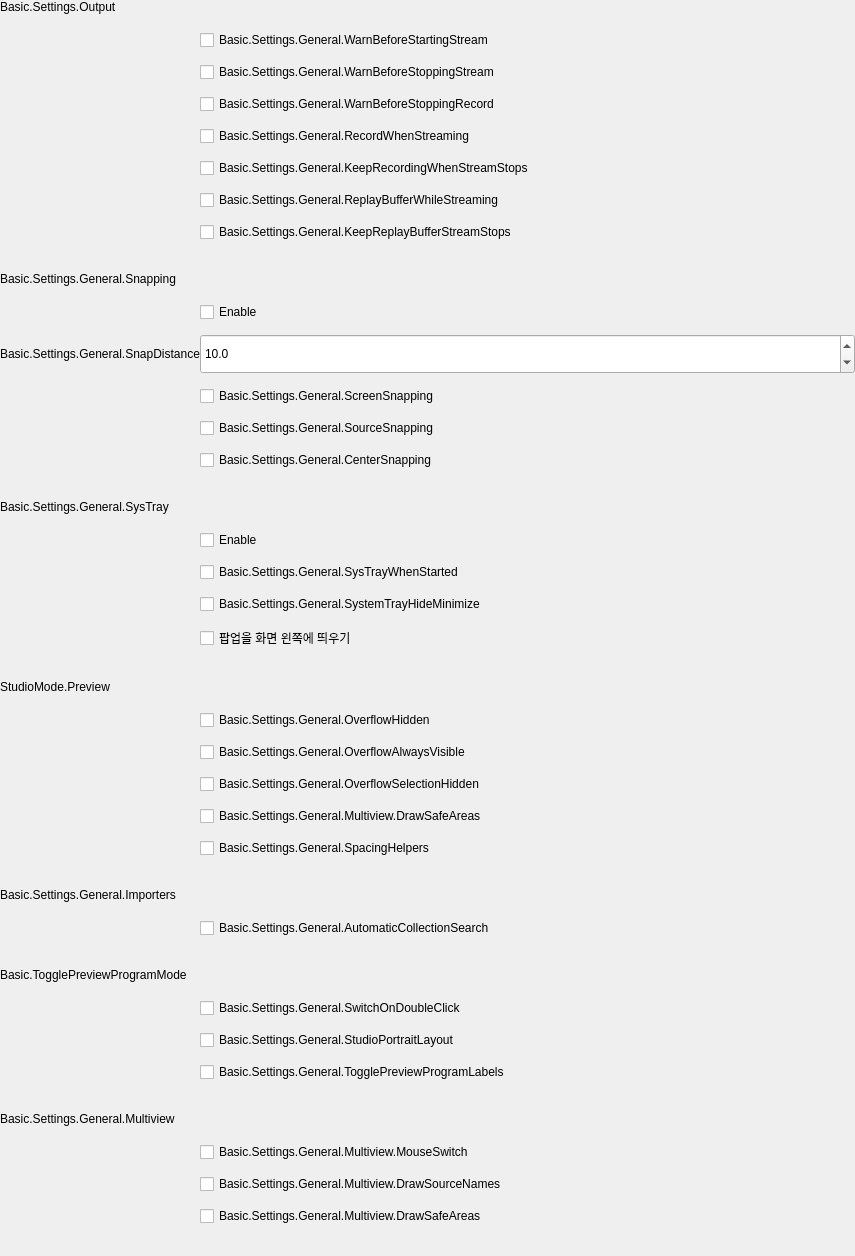
        <widget class="QWidget" name="widget_AdvanceProgramSettings" native="true">
         <property name="enabled">
          <bool>true</bool>
         </property>
         <property name="maximumSize">
          <size>
           <width>16777215</width>
           <height>16777215</height>
          </size>
         </property>
         <layout class="QVBoxLayout" name="verticalLayout_6">
          <property name="spacing">
           <number>30</number>
          </property>
          <property name="leftMargin">
           <number>0</number>
          </property>
          <property name="topMargin">
           <number>0</number>
          </property>
          <property name="rightMargin">
           <number>0</number>
          </property>
          <property name="bottomMargin">
           <number>30</number>
          </property>
          <item>
           <widget class="QWidget" name="widget__Output" native="true">
            <layout class="QGridLayout" name="gridLayout_9">
             <property name="leftMargin">
              <number>0</number>
             </property>
             <property name="topMargin">
              <number>0</number>
             </property>
             <property name="rightMargin">
              <number>0</number>
             </property>
             <property name="bottomMargin">
              <number>0</number>
             </property>
             <property name="horizontalSpacing">
              <number>0</number>
             </property>
             <property name="verticalSpacing">
              <number>12</number>
             </property>
             <item row="5" column="0">
              <spacer name="horizontalSpacer_7">
               <property name="orientation">
                <enum>Qt::Horizontal</enum>
               </property>
               <property name="sizeType">
                <enum>QSizePolicy::Fixed</enum>
               </property>
               <property name="sizeHint" stdset="0">
                <size>
                 <width>200</width>
                 <height>20</height>
                </size>
               </property>
              </spacer>
             </item>
             <item row="2" column="1">
              <widget class="QCheckBox" name="checkBox_WarnBeforeStartingStream">
               <property name="text">
                <string>Basic.Settings.General.WarnBeforeStartingStream</string>
               </property>
              </widget>
             </item>
             <item row="7" column="1">
              <widget class="QCheckBox" name="checkBox_ReplayBufferWhileStreaming">
               <property name="text">
                <string>Basic.Settings.General.ReplayBufferWhileStreaming</string>
               </property>
              </widget>
             </item>
             <item row="1" column="0">
              <spacer name="verticalSpacer_3">
               <property name="orientation">
                <enum>Qt::Vertical</enum>
               </property>
               <property name="sizeType">
                <enum>QSizePolicy::Fixed</enum>
               </property>
               <property name="sizeHint" stdset="0">
                <size>
                 <width>20</width>
                 <height>4</height>
                </size>
               </property>
              </spacer>
             </item>
             <item row="5" column="1">
              <widget class="QCheckBox" name="checkBox_RecordWhenStreaming">
               <property name="text">
                <string>Basic.Settings.General.RecordWhenStreaming</string>
               </property>
              </widget>
             </item>
             <item row="6" column="1">
              <widget class="QCheckBox" name="checkBox_KeepRecordingWhenStreamStops">
               <property name="enabled">
                <bool>true</bool>
               </property>
               <property name="text">
                <string>Basic.Settings.General.KeepRecordingWhenStreamStops</string>
               </property>
              </widget>
             </item>
             <item row="4" column="1">
              <widget class="QCheckBox" name="checkBox_WarnBeforeStoppingRecord">
               <property name="text">
                <string>Basic.Settings.General.WarnBeforeStoppingRecord</string>
               </property>
              </widget>
             </item>
             <item row="0" column="0" colspan="2">
              <widget class="QLabel" name="label_Output">
               <property name="text">
                <string>Basic.Settings.Output</string>
               </property>
               <property name="labelType" stdset="0">
                <string>settingBold</string>
               </property>
              </widget>
             </item>
             <item row="8" column="1">
              <widget class="QCheckBox" name="checkBox_KeepReplayBufferStreamStops">
               <property name="enabled">
                <bool>true</bool>
               </property>
               <property name="text">
                <string>Basic.Settings.General.KeepReplayBufferStreamStops</string>
               </property>
              </widget>
             </item>
             <item row="3" column="1">
              <widget class="QCheckBox" name="checkBox_WarnBeforeStoppingStream">
               <property name="text">
                <string>Basic.Settings.General.WarnBeforeStoppingStream</string>
               </property>
              </widget>
             </item>
            </layout>
           </widget>
          </item>
          <item>
           <widget class="QWidget" name="widget_Snapping" native="true">
            <layout class="QGridLayout" name="gridLayout_8">
             <property name="leftMargin">
              <number>0</number>
             </property>
             <property name="topMargin">
              <number>0</number>
             </property>
             <property name="rightMargin">
              <number>0</number>
             </property>
             <property name="bottomMargin">
              <number>0</number>
             </property>
             <property name="horizontalSpacing">
              <number>0</number>
             </property>
             <property name="verticalSpacing">
              <number>12</number>
             </property>
             <item row="6" column="1">
              <widget class="QCheckBox" name="checkBox_ScreenSnapping">
               <property name="text">
                <string>Basic.Settings.General.ScreenSnapping</string>
               </property>
              </widget>
             </item>
             <item row="4" column="1">
              <widget class="QCheckBox" name="checkBox_SnappingEnabled">
               <property name="text">
                <string>Enable</string>
               </property>
              </widget>
             </item>
             <item row="7" column="1">
              <widget class="QCheckBox" name="checkBox_SourceSnapping">
               <property name="text">
                <string>Basic.Settings.General.SourceSnapping</string>
               </property>
              </widget>
             </item>
             <item row="5" column="0">
              <widget class="QLabel" name="label_SnapDistance">
               <property name="minimumSize">
                <size>
                 <width>200</width>
                 <height>40</height>
                </size>
               </property>
               <property name="maximumSize">
                <size>
                 <width>200</width>
                 <height>16777215</height>
                </size>
               </property>
               <property name="text">
                <string>Basic.Settings.General.SnapDistance</string>
               </property>
              </widget>
             </item>
             <item row="2" column="0" colspan="2">
              <widget class="QLabel" name="label_Snapping">
               <property name="text">
                <string>Basic.Settings.General.Snapping</string>
               </property>
               <property name="labelType" stdset="0">
                <string>settingBold</string>
               </property>
              </widget>
             </item>
             <item row="8" column="1">
              <widget class="QCheckBox" name="checkBox_CenterSnapping">
               <property name="text">
                <string>Basic.Settings.General.CenterSnapping</string>
               </property>
              </widget>
             </item>
             <item row="3" column="0">
              <spacer name="verticalSpacer_2">
               <property name="orientation">
                <enum>Qt::Vertical</enum>
               </property>
               <property name="sizeType">
                <enum>QSizePolicy::Fixed</enum>
               </property>
               <property name="sizeHint" stdset="0">
                <size>
                 <width>20</width>
                 <height>4</height>
                </size>
               </property>
              </spacer>
             </item>
             <item row="5" column="1">
              <widget class="AFQCustomDoubleSpinbox" name="doubleSpinBox_SnapDistance">
               <property name="minimumSize">
                <size>
                 <width>0</width>
                 <height>40</height>
                </size>
               </property>
               <property name="maximumSize">
                <size>
                 <width>16777215</width>
                 <height>40</height>
                </size>
               </property>
               <property name="styleSheet">
                <string notr="true"/>
               </property>
               <property name="decimals">
                <number>1</number>
               </property>
               <property name="singleStep">
                <double>0.500000000000000</double>
               </property>
               <property name="value">
                <double>10.000000000000000</double>
               </property>
              </widget>
             </item>
            </layout>
           </widget>
          </item>
          <item>
           <widget class="QWidget" name="widget_Systray" native="true">
            <layout class="QGridLayout" name="gridLayout_7">
             <property name="leftMargin">
              <number>0</number>
             </property>
             <property name="topMargin">
              <number>0</number>
             </property>
             <property name="rightMargin">
              <number>0</number>
             </property>
             <property name="bottomMargin">
              <number>0</number>
             </property>
             <property name="horizontalSpacing">
              <number>0</number>
             </property>
             <property name="verticalSpacing">
              <number>12</number>
             </property>
             <item row="2" column="1">
              <widget class="QCheckBox" name="checkBox_SystemTrayEnabled">
               <property name="text">
                <string>Enable</string>
               </property>
              </widget>
             </item>
             <item row="0" column="0" colspan="2">
              <widget class="QLabel" name="label_SysTray">
               <property name="text">
                <string>Basic.Settings.General.SysTray</string>
               </property>
               <property name="labelType'" stdset="0">
                <string>settingBold</string>
               </property>
              </widget>
             </item>
             <item row="3" column="0">
              <spacer name="horizontalSpacer_6">
               <property name="orientation">
                <enum>Qt::Horizontal</enum>
               </property>
               <property name="sizeType">
                <enum>QSizePolicy::Fixed</enum>
               </property>
               <property name="sizeHint" stdset="0">
                <size>
                 <width>200</width>
                 <height>20</height>
                </size>
               </property>
              </spacer>
             </item>
             <item row="1" column="0">
              <spacer name="verticalSpacer_4">
               <property name="orientation">
                <enum>Qt::Vertical</enum>
               </property>
               <property name="sizeType">
                <enum>QSizePolicy::Fixed</enum>
               </property>
               <property name="sizeHint" stdset="0">
                <size>
                 <width>20</width>
                 <height>4</height>
                </size>
               </property>
              </spacer>
             </item>
             <item row="3" column="1">
              <widget class="QCheckBox" name="checkBox_SysTrayWhenStarted">
               <property name="text">
                <string>Basic.Settings.General.SysTrayWhenStarted</string>
               </property>
              </widget>
             </item>
             <item row="4" column="1">
              <widget class="QCheckBox" name="checkBox_SystemTrayHideMinimize">
               <property name="text">
                <string>Basic.Settings.General.SystemTrayHideMinimize</string>
               </property>
              </widget>
             </item>
             <item row="5" column="1">
              <widget class="QCheckBox" name="checkBox_PopupPos">
               <property name="sizePolicy">
                <sizepolicy hsizetype="Fixed" vsizetype="Fixed">
                 <horstretch>0</horstretch>
                 <verstretch>0</verstretch>
                </sizepolicy>
               </property>
               <property name="minimumSize">
                <size>
                 <width>655</width>
                 <height>0</height>
                </size>
               </property>
               <property name="text">
                <string>팝업을 화면 왼쪽에 띄우기</string>
               </property>
              </widget>
             </item>
            </layout>
           </widget>
          </item>
          <item>
           <widget class="QWidget" name="widget_Preview" native="true">
            <layout class="QGridLayout" name="gridLayout_2">
             <property name="leftMargin">
              <number>0</number>
             </property>
             <property name="topMargin">
              <number>0</number>
             </property>
             <property name="rightMargin">
              <number>0</number>
             </property>
             <property name="bottomMargin">
              <number>0</number>
             </property>
             <property name="horizontalSpacing">
              <number>0</number>
             </property>
             <property name="verticalSpacing">
              <number>12</number>
             </property>
             <item row="5" column="1">
              <widget class="QCheckBox" name="checkBox_PreviewDrawSafeAreas">
               <property name="text">
                <string>Basic.Settings.General.Multiview.DrawSafeAreas</string>
               </property>
              </widget>
             </item>
             <item row="4" column="0">
              <spacer name="horizontalSpacer_10">
               <property name="orientation">
                <enum>Qt::Horizontal</enum>
               </property>
               <property name="sizeType">
                <enum>QSizePolicy::Fixed</enum>
               </property>
               <property name="sizeHint" stdset="0">
                <size>
                 <width>200</width>
                 <height>20</height>
                </size>
               </property>
              </spacer>
             </item>
             <item row="4" column="1">
              <widget class="QCheckBox" name="checkBox_OverflowSelectionHidden">
               <property name="text">
                <string>Basic.Settings.General.OverflowSelectionHidden</string>
               </property>
              </widget>
             </item>
             <item row="6" column="1">
              <widget class="QCheckBox" name="checkBox_SpacingHelpers">
               <property name="text">
                <string>Basic.Settings.General.SpacingHelpers</string>
               </property>
              </widget>
             </item>
             <item row="0" column="0" colspan="2">
              <widget class="QLabel" name="label_Preview">
               <property name="text">
                <string>StudioMode.Preview</string>
               </property>
               <property name="labelType" stdset="0">
                <string>settingBold</string>
               </property>
              </widget>
             </item>
             <item row="2" column="1">
              <widget class="QCheckBox" name="checkBox_OverflowHidden">
               <property name="text">
                <string>Basic.Settings.General.OverflowHidden</string>
               </property>
              </widget>
             </item>
             <item row="3" column="1">
              <widget class="QCheckBox" name="checkBox_OverflowAlwaysVisible">
               <property name="text">
                <string>Basic.Settings.General.OverflowAlwaysVisible</string>
               </property>
              </widget>
             </item>
             <item row="1" column="0">
              <spacer name="verticalSpacer_5">
               <property name="orientation">
                <enum>Qt::Vertical</enum>
               </property>
               <property name="sizeType">
                <enum>QSizePolicy::Fixed</enum>
               </property>
               <property name="sizeHint" stdset="0">
                <size>
                 <width>20</width>
                 <height>4</height>
                </size>
               </property>
              </spacer>
             </item>
            </layout>
           </widget>
          </item>
          <item>
           <widget class="QWidget" name="widget_Importers" native="true">
            <layout class="QGridLayout" name="gridLayout_5">
             <property name="leftMargin">
              <number>0</number>
             </property>
             <property name="topMargin">
              <number>0</number>
             </property>
             <property name="rightMargin">
              <number>0</number>
             </property>
             <property name="bottomMargin">
              <number>0</number>
             </property>
             <property name="horizontalSpacing">
              <number>0</number>
             </property>
             <property name="verticalSpacing">
              <number>12</number>
             </property>
             <item row="2" column="0">
              <spacer name="horizontalSpacer_3">
               <property name="orientation">
                <enum>Qt::Horizontal</enum>
               </property>
               <property name="sizeType">
                <enum>QSizePolicy::Fixed</enum>
               </property>
               <property name="sizeHint" stdset="0">
                <size>
                 <width>200</width>
                 <height>20</height>
                </size>
               </property>
              </spacer>
             </item>
             <item row="2" column="1">
              <widget class="QCheckBox" name="checkBox_AutomaticCollectionSearch">
               <property name="text">
                <string>Basic.Settings.General.AutomaticCollectionSearch</string>
               </property>
              </widget>
             </item>
             <item row="1" column="0">
              <spacer name="verticalSpacer_6">
               <property name="orientation">
                <enum>Qt::Vertical</enum>
               </property>
               <property name="sizeType">
                <enum>QSizePolicy::Fixed</enum>
               </property>
               <property name="sizeHint" stdset="0">
                <size>
                 <width>20</width>
                 <height>4</height>
                </size>
               </property>
              </spacer>
             </item>
             <item row="0" column="0" colspan="2">
              <widget class="QLabel" name="label_Importers">
               <property name="text">
                <string>Basic.Settings.General.Importers</string>
               </property>
               <property name="labelType" stdset="0">
                <string>settingBold</string>
               </property>
              </widget>
             </item>
            </layout>
           </widget>
          </item>
          <item>
           <widget class="QWidget" name="widget_ProgramMode" native="true">
            <layout class="QGridLayout" name="gridLayout_4">
             <property name="leftMargin">
              <number>0</number>
             </property>
             <property name="topMargin">
              <number>0</number>
             </property>
             <property name="rightMargin">
              <number>0</number>
             </property>
             <property name="bottomMargin">
              <number>0</number>
             </property>
             <property name="horizontalSpacing">
              <number>0</number>
             </property>
             <property name="verticalSpacing">
              <number>12</number>
             </property>
             <item row="5" column="1">
              <widget class="QCheckBox" name="checkBox_TogglePreviewProgramLabels">
               <property name="text">
                <string>Basic.Settings.General.TogglePreviewProgramLabels</string>
               </property>
              </widget>
             </item>
             <item row="4" column="1">
              <widget class="QCheckBox" name="checkBox_StudioPortraitLayout">
               <property name="text">
                <string>Basic.Settings.General.StudioPortraitLayout</string>
               </property>
              </widget>
             </item>
             <item row="2" column="1">
              <widget class="QCheckBox" name="checkBox_SwitchOnDoubleClick">
               <property name="text">
                <string>Basic.Settings.General.SwitchOnDoubleClick</string>
               </property>
              </widget>
             </item>
             <item row="4" column="0">
              <spacer name="horizontalSpacer_2">
               <property name="orientation">
                <enum>Qt::Horizontal</enum>
               </property>
               <property name="sizeType">
                <enum>QSizePolicy::Fixed</enum>
               </property>
               <property name="sizeHint" stdset="0">
                <size>
                 <width>200</width>
                 <height>20</height>
                </size>
               </property>
              </spacer>
             </item>
             <item row="1" column="1">
              <spacer name="verticalSpacer_7">
               <property name="orientation">
                <enum>Qt::Vertical</enum>
               </property>
               <property name="sizeType">
                <enum>QSizePolicy::Fixed</enum>
               </property>
               <property name="sizeHint" stdset="0">
                <size>
                 <width>20</width>
                 <height>4</height>
                </size>
               </property>
              </spacer>
             </item>
             <item row="0" column="0" colspan="3">
              <widget class="QLabel" name="label_TogglePreviewProgramMode">
               <property name="text">
                <string>Basic.TogglePreviewProgramMode</string>
               </property>
               <property name="labelType" stdset="0">
                <string>settingBold</string>
               </property>
              </widget>
             </item>
            </layout>
           </widget>
          </item>
          <item>
           <widget class="QWidget" name="widget_Multiview" native="true">
            <layout class="QGridLayout" name="gridLayout_3">
             <property name="leftMargin">
              <number>0</number>
             </property>
             <property name="topMargin">
              <number>0</number>
             </property>
             <property name="rightMargin">
              <number>0</number>
             </property>
             <property name="bottomMargin">
              <number>0</number>
             </property>
             <property name="horizontalSpacing">
              <number>0</number>
             </property>
             <property name="verticalSpacing">
              <number>12</number>
             </property>
             <item row="2" column="1">
              <widget class="QCheckBox" name="checkBox_MouseSwitch">
               <property name="text">
                <string>Basic.Settings.General.Multiview.MouseSwitch</string>
               </property>
              </widget>
             </item>
             <item row="3" column="0">
              <spacer name="horizontalSpacer">
               <property name="orientation">
                <enum>Qt::Horizontal</enum>
               </property>
               <property name="sizeType">
                <enum>QSizePolicy::Fixed</enum>
               </property>
               <property name="sizeHint" stdset="0">
                <size>
                 <width>200</width>
                 <height>20</height>
                </size>
               </property>
              </spacer>
             </item>
             <item row="4" column="1">
              <widget class="QCheckBox" name="checkBox_MultiviewDrawSafeAreas">
               <property name="text">
                <string>Basic.Settings.General.Multiview.DrawSafeAreas</string>
               </property>
              </widget>
             </item>
             <item row="3" column="1">
              <widget class="QCheckBox" name="checkBox_DrawSourceNames">
               <property name="text">
                <string>Basic.Settings.General.Multiview.DrawSourceNames</string>
               </property>
              </widget>
             </item>
             <item row="1" column="0">
              <spacer name="verticalSpacer_8">
               <property name="orientation">
                <enum>Qt::Vertical</enum>
               </property>
               <property name="sizeType">
                <enum>QSizePolicy::Fixed</enum>
               </property>
               <property name="sizeHint" stdset="0">
                <size>
                 <width>20</width>
                 <height>4</height>
                </size>
               </property>
              </spacer>
             </item>
             <item row="0" column="0" colspan="2">
              <widget class="QLabel" name="label_Multiview">
               <property name="text">
                <string>Basic.Settings.General.Multiview</string>
               </property>
               <property name="labelType" stdset="0">
                <string>settingBold</string>
               </property>
              </widget>
             </item>
            </layout>
           </widget>
          </item>
         </layout>
        </widget>
